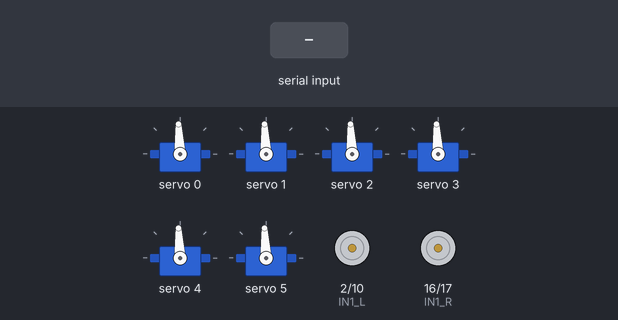
Recording of a sketch running on a simulated ESP32-S3. On the bench: 6 × servo, motor-driver pin pairs drawn as motors (green arrow = first pin HIGH = forward, orange = second pin HIGH = backward, longer = more drive, scaled by the enable pin). The test bench sets the inputs (shaded band). What the sketch prints to the serial monitor is not drawn.

Above: at 1.2 s.
1.3 s: "D90\n" received over Serial
At 2.9 s:
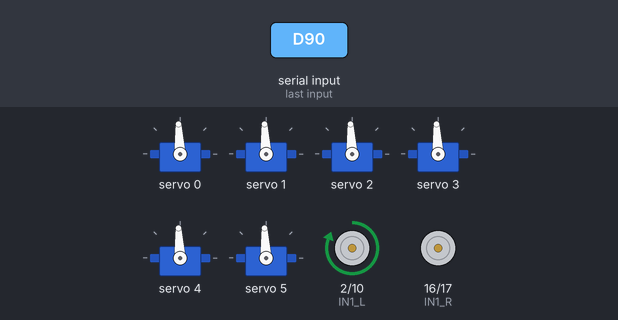
4.3 s: "D,45\n" received over Serial
At 6.5 s:
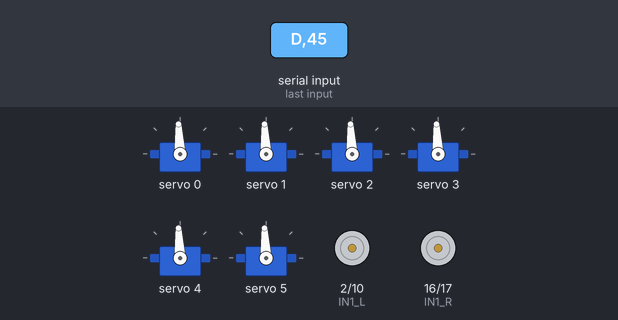
7.3 s: "d90\n" received over Serial
At 8.9 s:
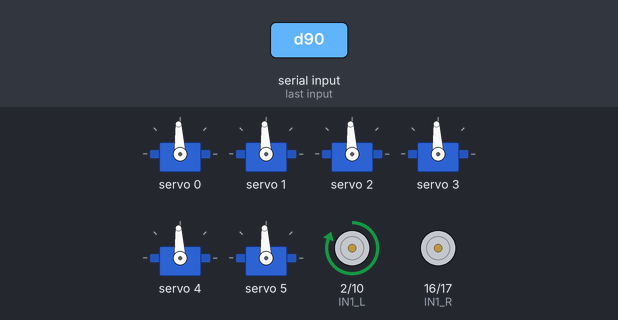
Timing chart, 0 to 10.6 s (numbered marks = the images above; inputs shaded):
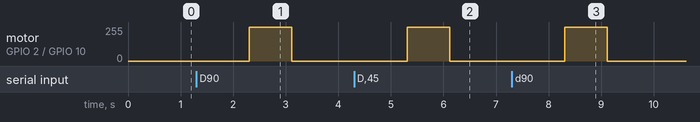

The sketch:

firmware.ino
```cpp
/* Mobile manipulator · 419mm reach on a 130mm 4WD base — ESP32-S3 DevKitC-1
 * Generated by Rigforge: mobile manipulator, 6 arm servos on a
 * PCA9685 + 4 driven wheels. One pack, one loop, one arbiter.
 */
#include <Wire.h>
#include <Adafruit_PWMServoDriver.h>

Adafruit_PWMServoDriver pwm = Adafruit_PWMServoDriver(0x40);

// ── drive ──────────────────────────────────────────────────────────────────
// Pin numbers come from the analysis pass — the PINS tab and this file cannot drift.
const uint8_t PWM_L = 1, IN1_L = 2, IN2_L = 10;
const uint8_t PWM_R = 15, IN1_R = 16, IN2_R = 17;
const float   TRACK = 0.312;
const float   VMAX  = 1.21;

// ── arm ────────────────────────────────────────────────────────────────────
const uint8_t JOINTS = 6;
const int16_t LIMITS[][2] = { {-160, 160}, {-80, 80}, {-135, 135}, {-100, 100}, {-180, 180}, {-90, 90} };
int16_t target[6] = {0};
int16_t current[6] = {0};

float speedNow = 0.0f;

void writeJoint(uint8_t i, int16_t deg) {
  uint16_t us = 500 + (uint32_t)((deg + 180) * 2000) / 360;
  pwm.setPWM(i, 0, (uint16_t)((us / 20000.0) * 4096));
}

void setMotor(uint8_t ch, uint8_t in1, uint8_t in2, float cmd) {
  cmd = constrain(cmd, -1.0f, 1.0f);
  digitalWrite(in1, cmd > 0.02f);
  digitalWrite(in2, cmd < -0.02f);
  ledcWrite(ch, (uint8_t)(fabsf(cmd) * 255));
  speedNow = fabsf(cmd) * VMAX;
}

void drive(float v, float w) {
  setMotor(0, IN1_L, IN2_L, (v - w * TRACK / 2) / VMAX);
  setMotor(1, IN1_R, IN2_R, (v + w * TRACK / 2) / VMAX);
}

void stop() { setMotor(0, IN1_L, IN2_L, 0); setMotor(1, IN1_R, IN2_R, 0); }

void setup() {
  Serial.begin(115200);
  Wire.begin(8, 9);
  pwm.begin();
  pwm.setPWMFreq(50);
  ledcAttach(PWM_L, 20000, 8);
  ledcAttach(PWM_R, 20000, 8);
  pinMode(IN1_L, OUTPUT); pinMode(IN2_L, OUTPUT);
  pinMode(IN1_R, OUTPUT); pinMode(IN2_R, OUTPUT);
  stop();
  for (uint8_t i = 0; i < JOINTS; i++) writeJoint(i, 0);
  Serial.println("Mobile manipulator · 419mm reach on a 130mm 4WD base ready — 'D v w' to drive, 'J i deg' to pose, 'S' to stop");
}

void loop() {
  // The arbiter: reaching while moving is what tips this machine over. Below
  // 0.25 VMAX the arm is free, above it the arm is held and targets are refused.
  static uint32_t lastCmd = 0;
  if (Serial.available()) {
    char c = Serial.read();
    if (c == 'D' || c == 'd') {
      float v = Serial.parseFloat(), w = Serial.parseFloat();
      drive(v, w);
      lastCmd = millis();
    } else if (c == 'J' || c == 'j') {
      int idx = Serial.parseInt(), deg = Serial.parseInt();
      if (speedNow > 0.25f * VMAX) {
        Serial.println("refused: arm locked while driving");
      } else if (idx >= 0 && idx < JOINTS) {
        target[idx] = constrain(deg, LIMITS[idx][0], LIMITS[idx][1]);
      }
    } else if (c == 'S' || c == 's') {
      stop();
      for (uint8_t i = 0; i < JOINTS; i++) target[i] = current[i];
    }
  }
  if (millis() - lastCmd > 800) stop();   // lost client = stop, never wander

  for (uint8_t i = 0; i < JOINTS; i++) {
    if (current[i] == target[i]) continue;
    current[i] += (target[i] > current[i]) ? 1 : -1;
    writeJoint(i, current[i]);
  }
  delay(8);
}
```

Measured:
- after the input at 1.3 s, motor on GPIO 2 (IN1_L) / GPIO 10 (IN2_L): stopped → forward 255/255 after 1.0 s, → stopped 0.81 s later
- after the input at 4.3 s, motor on GPIO 2 (IN1_L) / GPIO 10 (IN2_L): stopped → forward 255/255 after 1.0 s, → stopped 0.81 s later
- after the input at 7.3 s, motor on GPIO 2 (IN1_L) / GPIO 10 (IN2_L): stopped → forward 255/255 after 1.0 s, → stopped 0.81 s later
